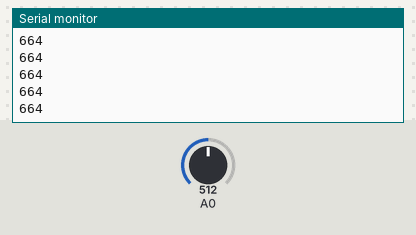
Bench run of a sketch on a simulated Arduino Uno, built with avr-gcc and run on an emulated ATmega328P. Shown: the last lines printed to the serial monitor. The test bench sets the inputs (shaded band); at power-on: A0 = 512.

Above: at 1.2 s.
1.3 s: A0 set to 716
At 1.31 s:
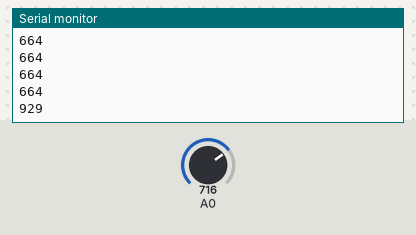
2.8 s: A0 set to 900
At 2.81 s:
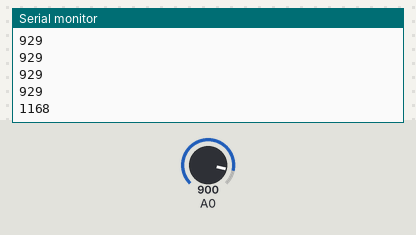
Timing chart, 0 to 5.8 s (numbered marks = the images above; inputs shaded):
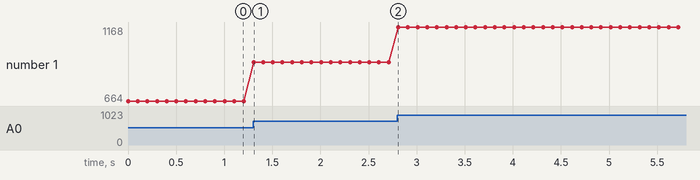

The sketch:

Air_Pressure_Sensor_test.ino
```cpp
void setup() {
  // put your setup code here, to run once:
pinMode(A0,INPUT);
Serial.begin(9600);
}

void loop() {
  // put your main code here, to run repeatedly:
Serial.println((String)map(analogRead(A0),0,77,0,100));
delay(100);
}
```

Measured:
- after the input at 1.3 s, the serial monitor: prints a new line at once (image 1)
- after the input at 2.8 s, the serial monitor: prints a new line at once (image 2)
- plotted number 1: 664 → 929 after the input at 1.3 s, 929 → 1168 after the input at 2.8 s
